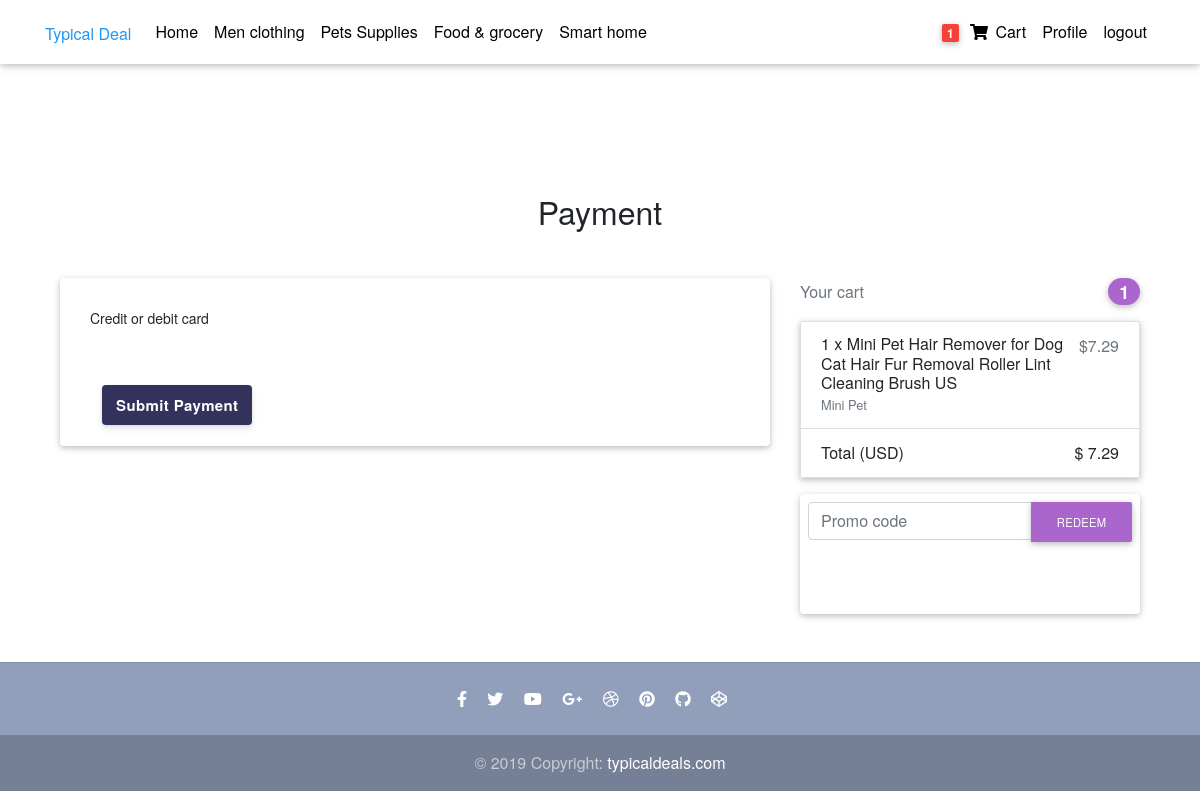
/payment/stripe/ (signed in), run on the app's committed database.
### products/models.py (models this page shows, shortened)
class Category (models.Model):
    name = models.CharField(max_length=200)
    pramry_category = models.BooleanField(default=False)
    def __str__(self):
        return self.name

class Order(models.Model):
    user = models.ForeignKey(user, on_delete=models.CASCADE )
    number = models.CharField(max_length=20, null=True, blank=True)
    order_items = models.ManyToManyField(Cart)
    ordered = models.BooleanField(default=False)
    created = models.DateTimeField(auto_now_add=True)
    billing_adress = models.ForeignKey('Adresse' ,related_name='Billing' ,on_delete=models.SET_NULL , null = True, blank = True)
    shipping_adress = models.ForeignKey('Adresse' ,related_name='Shipping' ,on_delete=models.SET_NULL , null = True, blank = True)
    payment = models.ForeignKey('Payment' , on_delete=models.SET_NULL , null = True, blank = True)
    coupon = models.ForeignKey('Coupon' , on_delete=models.CASCADE, null=True, blank=True)
    refunded_requested = models.BooleanField(default=False)
    refund_accepted = models.BooleanField(default=False)
    been_deliverd = models.BooleanField(default=False)
    arrived = models.BooleanField(default=False)
    def get_total(self):
        order = 0
        for order_price in self.order_items.all():
            order += order_price.get_item_total()
        if self.coupon is not None :
             return order - self.coupon.amount
        else:
            return order

class Cart(models.Model):
    user = models.ForeignKey(user, on_delete=models.CASCADE )
    quantity = models.IntegerField(default=1)
    item = models.ForeignKey(Product, on_delete=models.CASCADE)
    ordered = models.BooleanField(default=False)
    def get_item_total(self):
        return self.item.price * self.quantity

class Product(models.Model):
    main_image = models.ImageField(upload_to='products_images', null=True, blank=True)
    name = models.CharField(max_length=300)
    sub_name = models.CharField(max_length=300)
    descraption = RichTextField()
    price = models.FloatField()
    descount_price = models.FloatField()
    label = models.CharField(choices=LABEL_COLOR, max_length=1)
    category = models.ForeignKey(Category, on_delete=models.CASCADE ,null=True, blank=True)

### products/views.py (the view, shortened to what this page needs)
# urls.py: path('payment/stripe/',views.PaymentView , name='payment'),
@login_required
def PaymentView(request):
    order_qs = Order.objects.filter(user=request.user, ordered = False)
    order = order_qs[0]
    try :
        order = Order.objects.get(user=request.user, ordered = False)
    except ObjectDoesNotExist:
        messages.warning(request, 'Sorry you don\'t have any active order')
        return redirect('core:home')
    return render(request, 'products/charge.html', {'couponform':CouponCodeForm(),'order':order})

### products/forms.py
class CouponCodeForm(forms.Form):
     code = forms.CharField(widget=forms.TextInput(attrs={
        'placeholder':'Promo code',
        'class':'form-control',
    }))

### products/templatetags/cart_count.py (called while the page is built)
@register.filter
def counter(user):
    order = Order.objects.filter(user=user, ordered=False)
    if order.exists():
        return order[0].order_items.count()
    else:
        return 0

### products/templatetags/main_m.py (called while the page is built)
@register.inclusion_tag('products/navbar.html')
def Ctegories():
    context = {
        'tagscategories': Category.objects.all(),
         }
    return context

### products/templates/products/charge.html (shortened to what this page needs)
{% extends 'products/base.html' %}
{% block content %}
  <main class="mt-5 pt-4">
    <div class="container wow fadeIn">
      <h2 class="my-5 h2 text-center">Payment</h2>
      <div class="row">
        <div class="col-md-8 mb-4">
          <div class="card">
            <form action="{% url 'core:payment' %}" class="mb-5" method="POST" id="payment-form">{% csrf_token %}
            <div class="stripe-form-row">
                <label for="card-element">
                Credit or debit card
                </label>
                <div id="card-errors" role="alert"></div>
            </div>
            <button>Submit Payment</button>
            </form>
          </div>
        </div>
        {% include 'products/coupon_form.html' %}
      </div>
    </div>
  </main>
{% endblock %}

### products/templates/products/base.html (shortened to what this page needs)
{% load static %}
{% load cart_count %}
{% load main_m %}
<!DOCTYPE html>
<html lang="en">
<head>
  <link rel="stylesheet" href="https://use.fontawesome.com/releases/v5.11.2/css/all.css">
  <link href="{% static 'products/css/bootstrap.min.css' %}" rel="stylesheet">
  <link href="{% static 'products/css/mdb.min.css' %}" rel="stylesheet %}" >
  <link href="{% static 'products/css/style.min.css' %}" rel="stylesheet %}">
</head>
<body>
  <nav class="navbar fixed-top navbar-expand-lg navbar-light white scrolling-navbar">
    <div class="container">
      <a class="navbar-brand " href="{% url 'core:home' %}" >
        <strong class="blue-text">Typical Deal</strong>
      </a>
      <div class="collapse navbar-collapse" id="navbarSupportedContent">
        <ul class="navbar-nav mr-auto">
          <li class="nav-item ">
            <a class="nav-link waves-effect" href="{% url 'core:home' %}" >Home
            </a>
          </li>
          {% Ctegories %}
        </ul>
        <ul class="navbar-nav nav-flex-icons">
          {% if request.user.is_authenticated %}
          <li class="nav-item">
            <a class="nav-link waves-effect" href="{% url 'core:cart' %}">
              <span class="badge red z-depth-1 mr-1"> {{ request.user|counter }} </span>
              <i class="fas fa-shopping-cart"></i>
              <span class="clearfix d-none d-sm-inline-block"> Cart </span>
            </a>
          </li>
          <li class="nav-item">
            <a class="nav-link waves-effect" href="{% url 'core:profile' request.user.user_profile.id %}">Profile</a>
          </li>
          <li class="nav-item">
            <a class="nav-link waves-effect" href="/accounts/logout">logout</a>
          </li>
          {% endif %}
        </ul>
      </div>
    </div>
  </nav>
  <main >
    <div class="container mt-5 pt-4">
      {% block content %}
      {% endblock %}
    </div>
  </main>
  <footer class="page-footer text-center font-small mt-4 wow fadeIn">
    <hr class="my-4">
    <div class="pb-4">
      <a href="https://www.facebook.com/mdbootstrap" target="_blank">
        <i class="fab fa-facebook-f mr-3"></i>
      </a>
      <a href="https://twitter.com/MDBootstrap" target="_blank">
        <i class="fab fa-twitter mr-3"></i>
      </a>
      <a href="https://www.youtube.com/watch?v=7MUISDJ5ZZ4" target="_blank">
        <i class="fab fa-youtube mr-3"></i>
      </a>
      <a href="https://plus.google.com/u/0/b/107863090883699620484" target="_blank">
        <i class="fab fa-google-plus-g mr-3"></i>
      </a>
      <a href="https://dribbble.com/mdbootstrap" target="_blank">
        <i class="fab fa-dribbble mr-3"></i>
      </a>
      <a href="https://pinterest.com/mdbootstrap" target="_blank">
        <i class="fab fa-pinterest mr-3"></i>
      </a>
      <a href="https://github.com/mdbootstrap/bootstrap-material-design" target="_blank">
        <i class="fab fa-github mr-3"></i>
      </a>
      <a href="http://codepen.io/mdbootstrap/" target="_blank">
        <i class="fab fa-codepen mr-3"></i>
      </a>
    </div>
    <div class="footer-copyright py-3">
      © 2019 Copyright:
      <a href="https://mdbootstrap.com/education/bootstrap/" target="_blank"> typicaldeals.com </a>
    </div>
  </footer>
</body>
</html>

### products/templates/products/navbar.html
{% load main_m %}
{% for category in tagscategories %}
<li class="nav-item">
    <a class="nav-link waves-effect" href="{% url 'core:productsoncategory' category.name %}" >{{category}}</a>
</li>
{% endfor %}

### products/templates/products/coupon_form.html (shortened to what this page needs)
{% load cart_count %}
<div class="col-md-4 mb-4">
    <h4 class="d-flex justify-content-between align-items-center mb-3">
      <span class="text-muted">Your cart</span>
      <span class="badge badge-secondary badge-pill">{{ request.user|counter }}</span>
    </h4>
    <ul class="list-group mb-3 z-depth-1">
      {% for order_item in  order.order_items.all %}
      <li class="list-group-item d-flex justify-content-between lh-condensed">
        <div>
          <h6 class="my-0">{{order_item.quantity}} x {{order_item.item.name}}</h6>
          <small class="text-muted">{{order_item.item.sub_name}}</small>
        </div>
        <span class="text-muted">${{order_item.item.price}}</span>
      </li>
      {% endfor  %}
      <li class="list-group-item d-flex justify-content-between">
          <span>Total (USD)</span>
        <strong>$ {{order.get_total}}</strong>
      </li>
    </ul>
    <form class="card p-2" method="POST" action="{% url 'core:addcoupon' %}" > {% csrf_token %}
      <div class="input-group">
        {{couponform.code}}
        <div class="input-group-append">
          <button class="btn btn-secondary btn-md waves-effect m-0" type="submit">Redeem</button>
        </div>
      </div>
    </form>
  </div>

### products/templates/products/base.html (style rules this page uses)
html, body, header, .carousel { height: 60vh; }

### products/templates/products/charge.html (style rules this page uses)
*, label { font-family: "Helvetica Neue", Helvetica, sans-serif; font-size: 16px; font-variant: normal; padding: 0; margin: 0; -webkit-font-smoothing: antialiased; }
button { border: none; border-radius: 4px; outline: none; text-decoration: none; color: #fff; background: #32325d; white-space: nowrap; display: inline-block; height: 40px; line-height: 40px; padding: 0 14px; box-shadow: 0 4px 6px rgba(50, 50, 93, .11), 0 1px 3px rgba(0, 0, 0, .08); border-radius: 4px; font-size: 15px; font-weight: 600; letter-spacing: 0.025em; text-decoration: none; -webkit-transition: all 150ms ease; transition: all 150ms ease; float: left; margin-left: 12px; margin-top: 28px; }
form { padding: 30px; height: 120px; }
label { font-weight: 500; font-size: 14px; display: block; margin-bottom: 8px; }
#card-errors { height: 20px; padding: 4px 0; color: #fa755a; }

### data on the page
Category: name "Men clothing"
Category: name "Pets Supplies"
Category: name "Food & grocery"
Category: name "Smart home"
Cart: quantity "1", item.name "Mini Pet Hair Remover for Dog Cat Hair Fur Removal Roller Lint Cleaning Brush US", item.sub_name "Mini Pet", item.price "7.29"
Order: get_total "7.29"

### other printed values
{{ request.user|counter }} "1"
